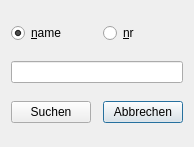
<?xml version="1.0" encoding="UTF-8"?>
<ui version="4.0">
 <class>Dialog</class>
 <widget class="QDialog" name="Dialog">
  <property name="geometry">
   <rect>
    <x>0</x>
    <y>0</y>
    <width>193</width>
    <height>147</height>
   </rect>
  </property>
  <property name="windowTitle">
   <string>Dialog</string>
  </property>
  <layout class="QGridLayout" name="gridLayout">
   <item row="2" column="2">
    <widget class="QPushButton" name="cancel">
     <property name="text">
      <string>Abbrechen</string>
     </property>
    </widget>
   </item>
   <item row="1" column="0" colspan="3">
    <widget class="QLineEdit" name="searchString"/>
   </item>
   <item row="2" column="0">
    <widget class="QPushButton" name="search">
     <property name="text">
      <string>Suchen</string>
     </property>
    </widget>
   </item>
   <item row="0" column="0">
    <widget class="QRadioButton" name="radioName">
     <property name="text">
      <string>&amp;name</string>
     </property>
     <property name="checked">
      <bool>true</bool>
     </property>
    </widget>
   </item>
   <item row="0" column="2">
    <widget class="QRadioButton" name="radioNr">
     <property name="text">
      <string>&amp;nr</string>
     </property>
    </widget>
   </item>
  </layout>
 </widget>
 <resources/>
 <connections/>
</ui>
